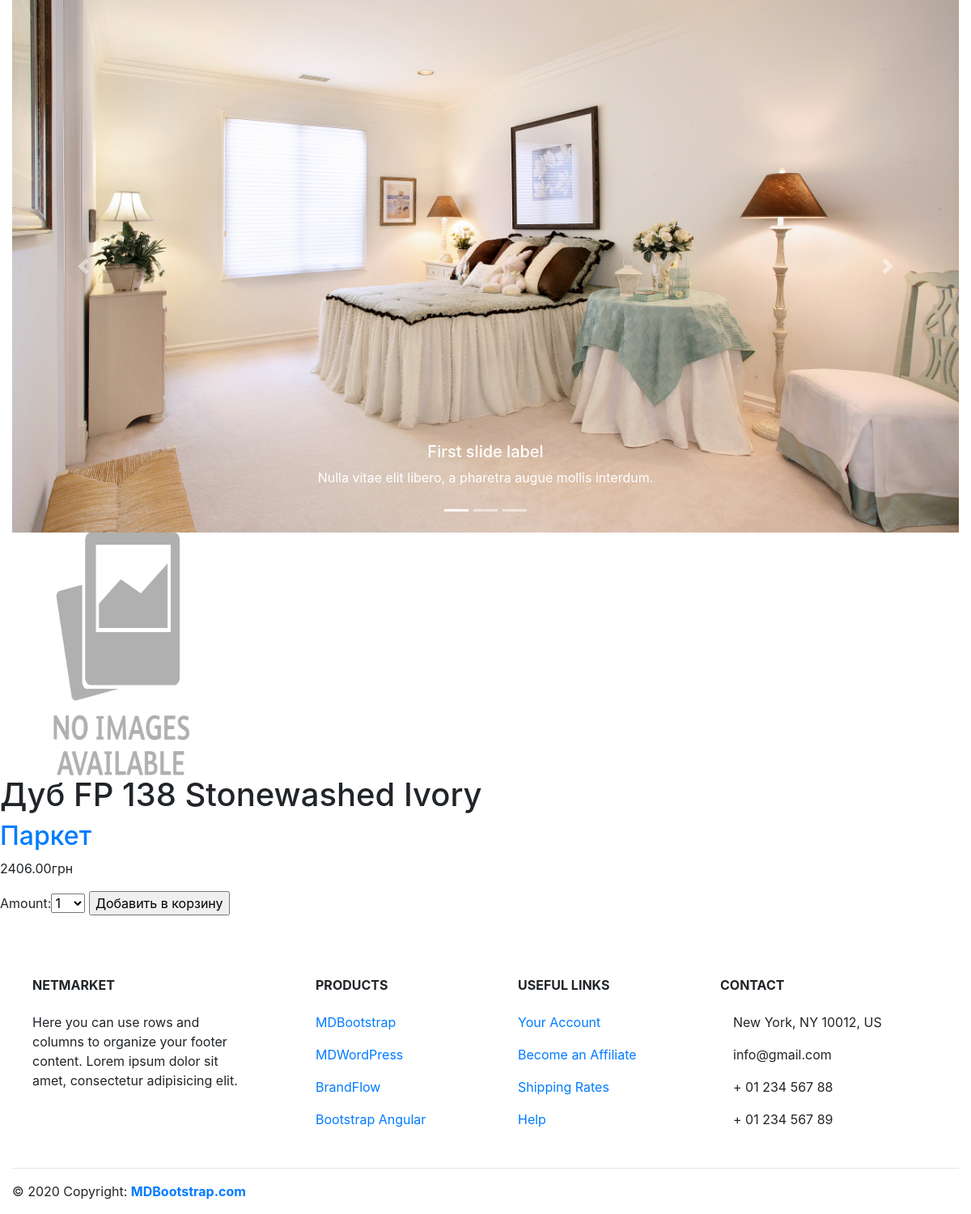
Screenshot of /1/dub-fp-138-stonewashed-ivory/ with the database file from the repository.
### shop/models.py (models this page shows, shortened)
class Product(models.Model):
    category = models.ForeignKey(Category, related_name='products', on_delete=models.CASCADE)
    manufacturer = models.ForeignKey(Manufacturer, default='', related_name='products', on_delete=models.CASCADE)
    collection = models.ForeignKey(Collection, default='', related_name='products', on_delete=models.CASCADE)
    name = models.CharField(max_length=200, db_index=True)
    slug = models.SlugField(max_length=200, db_index=True)
    image = models.ImageField(upload_to='products/%Category.name/%Manufacturer.name/%Collection.name', blank=True)
    description = models.TextField(blank=True)
    price = models.DecimalField(max_digits=10, decimal_places=2)
    stock = models.PositiveIntegerField()
    available = models.BooleanField(default=True)
    created = models.DateTimeField(auto_now_add=True)
    updated = models.DateTimeField(auto_now=True)
    class Meta:
        ordering = ('name',)
        index_together = (('id', 'slug'),)

class Category(models.Model):
    name = models.CharField(max_length=200, db_index=True)
    slug = models.SlugField(max_length=200, db_index=True, unique=True)
    class Meta:
        ordering = ('name',)
        verbose_name = 'Категория'
        verbose_name_plural = 'Категории'
    def get_absolute_url(self):
        return reverse('shop:product_list_by_category',
                       args=[self.slug])
    def __str__(self):
        return self.name

### shop/views.py (the view)
# urls.py: path('<int:id>/<slug:slug>/', views.product_detail,
def product_detail(request, id, slug):
    product = get_object_or_404(Product,
                                id=id,
                                slug=slug,
                                available=True)
    cart_product_form = CartAddProductForm()
    return render(request, 'shop/product/detail.html', {'product': product,
                                                        'cart_product_form': cart_product_form})

### cart/forms.py
class CartAddProductForm(forms.Form):
    amount = forms.TypedChoiceField(choices=PRODUCT_AMOUNT_CHOICES, coerce=int)
    update = forms.BooleanField(required=False, initial=False, widget=forms.HiddenInput)

### cart/context_processors.py (called while the page is built)
def cart(request):
    return {'cart': Cart(request)}

### shop/templates/shop/product/detail.html (shortened to what this page needs)
{% extends "shop/base.html" %}
{% load static %}
{% block content %}
    <div class="product-detail">
        <img src="{% if product.image %}{{ product.image.url }}{% else %}{% static 'no_img.png' %}{% endif %}"
        width='300' height='300' alt='{{ product.name }}'>
        <h1>{{ product.name }}</h1>
        <h2><a href="{{ product.category.get_absolute_url }}">{{ product.category }}</a></h2>
        <p class="price">{{ product.price }}грн</p>
        <form action="{% url 'cart:cart_add' product.id %}" method="post">
        {{ cart_product_form }}
        <input type="submit" value="Добавить в корзину">
        </form>
    </div>
{% endblock %}

### rows the page displays
Product: name "Дуб FP 138 Stonewashed Ivory", category "Паркет", price "2406.00"
